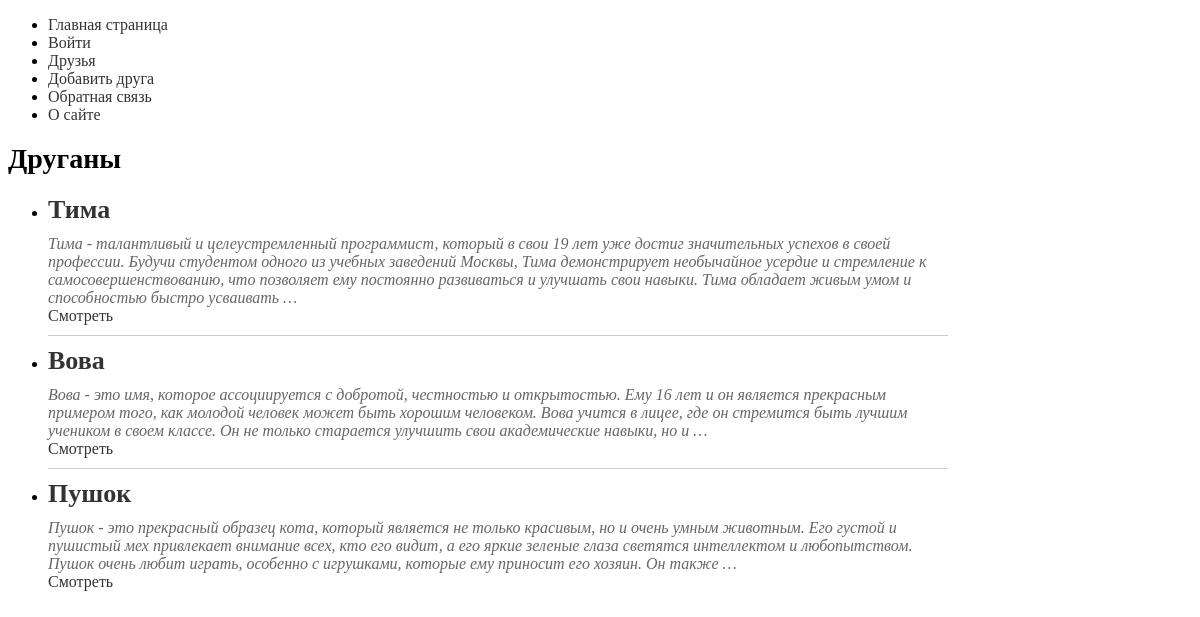
Page /friends/ on the committed database.
### myapp/models.py (models this page shows)
class Friends(models.Model):
    class Status(models.IntegerChoices):
        NOT_THE_BEST = 0, "Не лучший друг"
        THE_BEST = 1, "Лучший друг"
    name = models.CharField(max_length=255)
    slug = models.SlugField(max_length=255, unique=True, db_index=True)
    description = models.TextField(blank=True)
    time_create = models.DateTimeField(auto_now_add=True)
    time_update = models.DateTimeField(auto_now=True)
    is_the_best = models.BooleanField(choices=Status.choices, default=Status.NOT_THE_BEST)
    gender = models.ForeignKey("Gender", on_delete=models.PROTECT)
    objects = models.Manager()
    is_the_best_manager = IsTheBestManager()
    def __str__(self):
        return self.name
    class Meta:
        pass
    def get_absolute_url(self):
        return reverse("friend-slug", kwargs={"fr_slug": self.slug})

### myapp/views.py (the view)
# urls.py: path("friends/", views.friends, name="friends"),
def friends(request):
    friends_queryset = Friends.is_the_best_manager.all()
    print(friends_queryset)
    data = {
        "friends": friends_queryset,
        "title": "Друганы",
        "menu": menu,
    }
    return render(request, "myapp/friends.html", context=data)

### myapp/models.py (called while the page is built)
    def get_queryset(self):
        return super().get_queryset().filter(is_the_best=Friends.Status.THE_BEST)

    def __str__(self):
        return self.name

### myapp/templates/myapp/friends.html
{% extends 'base.html' %}
{% block content %}
<ul class="friend-list">
    {% for friend in friends %}
    <li class="friend-item">
        <h2 class="friend-name">{{ friend.name }}</h2>
        <div class="info">
            {% autoescape off %}
            {{ friend.description|truncatewords:50 }}
            {% endautoescape %}
        </div>
        <a href="{{ friend.get_absolute_url }}">Смотреть</a>
        {% if not forloop.last %}
        <hr class="friend-divider">
        {% endif %}
    </li>
    {% endfor %}
</ul>
{% endblock %}

### myapp/static/myapp/css/styles.css (style rules this page uses)
a { text-decoration: none; color: #333; }
.friend-list { margin-top: 20px; }
.friend-name { margin: 0; font-size: 26px; color: #333; }
.friend-divider { border: 0; border-top: 1px solid #ccc; margin: 10px 0; }
.friend-item { width: 900px; }
.info { color: #666; font-style: italic; margin-top: 10px; }

### rows in the picture
Friends: name "Тима", description "Тима - талантливый и целеустремленный программист, который в свои 19 лет уже достиг значительных успехов в своей профессии. Будучи студентом одного из учебных заведений Москвы, Тима демонстрирует необычайное усердие и стремление к самосовершенствованию, что позволяет ему постоянно развиваться и улучшать свои навыки. Тима обладает живым умом и способностью быстро усваивать …"
Friends: name "Вова", description "Вова - это имя, которое ассоциируется с добротой, честностью и открытостью. Ему 16 лет и он является прекрасным примером того, как молодой человек может быть хорошим человеком. Вова учится в лицее, где он стремится быть лучшим учеником в своем классе. Он не только старается улучшить свои академические навыки, но и …"
Friends: name "Пушок", description "Пушок - это прекрасный образец кота, который является не только красивым, но и очень умным животным. Его густой и пушистый мех привлекает внимание всех, кто его видит, а его яркие зеленые глаза светятся интеллектом и любопытством. Пушок очень любит играть, особенно с игрушками, которые ему приносит его хозяин. Он также …"

### other values in the picture
{{ m.title }} "Главная страница" "Войти" "Друзья" "Добавить друга" "Обратная связь" "О сайте"
{{ title }} "Друганы"
